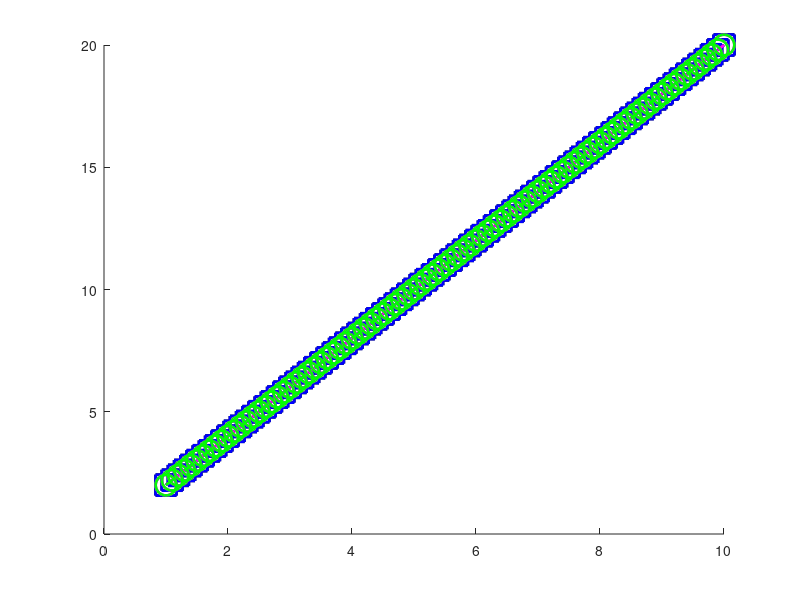

The MATLAB source for this figure: (Note: this script raises an error after producing the figure.)
function draw_bar_changeB()
fig = figure;
hold on;

figure_MarkerSize = 15;
legend_FontSize = 20;

x = [1:0.1:10]; 

y_bd = x * 2;
y_ba = x * 2;
y_pbd = x * 2;
y_pba = x * 2;
%y_pdbd = x * 2;
%y_pdba = x * 2;

%a = plot(x_DAM_Crime,y_DAM_Crime, 'rs-','LineWidth',2,'MarkerSize',figure_MarkerSize);
%b = plot(x_DAM_NYC, y_DAM_NYC, 'rx-','LineWidth',2,'MarkerSize',figure_MarkerSize);
%c = plot(x_DAM_Normal, y_DAM_Normal, 'g+:','LineWidth',2,'MarkerSize',figure_MarkerSize);
%d = plot(x_DAM_Zipf, y_DAM_Zipf, 'go:', 'LineWidth', 2,'MarkerSize',figure_MarkerSize);
%e = plot(x_DAM_Zipf, y_DAM_Zipf, 'g*:', 'LineWidth', 2,'MarkerSize',figure_MarkerSize);

a = plot(x, y_bd, 'ks-','LineWidth',2, 'MarkerSize',figure_MarkerSize);
b = plot(x, y_ba, 'bs--', 'LineWidth', 2, 'MarkerSize',figure_MarkerSize);
c = plot(x, y_pbd, 'mo-','LineWidth',2, 'MarkerSize',figure_MarkerSize);
d = plot(x, y_pba, 'go--','LineWidth',2, 'MarkerSize',figure_MarkerSize);
%e = plot(x, y_pdbd, 'cd-','LineWidth',2, 'MarkerSize',figure_MarkerSize);
%f = plot(x, y_pdba, 'rd--','LineWidth',2, 'MarkerSize',figure_MarkerSize);

a.Visible='off';
b.Visible='off';
c.Visible='off';
d.Visible='off';
e.Visible='off';
f.Visible='off';

legend_names = ["BD";"BA";"PBD";"PBA";"PDBD";"PDBA"];

locationType = 'northoutside';
orientationType = 'horizontal';
textColor = 'black';
%h = legend('RAM-Crime', 'DAM-Crime','RAM-NYC','DAM-NYC','Location',locationType,'Orientation',orientationType, 'TextColor', textColor);
%h = legend('DAM-Crime','DAM-NYC','DAM-Normal','DAM-Zipf','DAM-MC-Normal','Location',locationType,'Orientation',orientationType, 'TextColor', textColor);
%h = legend(legend_names(1), legend_names(2), legend_names(3), legend_names(4), legend_names(5), legend_names(6), 'Location',locationType,'Orientation',orientationType, 'TextColor', textColor);
h = legend(legend_names(1), legend_names(2), legend_names(3), legend_names(4), 'Location',locationType,'Orientation',orientationType, 'TextColor', textColor);
set(h,'FontName','Times New Roman','FontSize',legend_FontSize,'FontWeight','normal');
axis off;